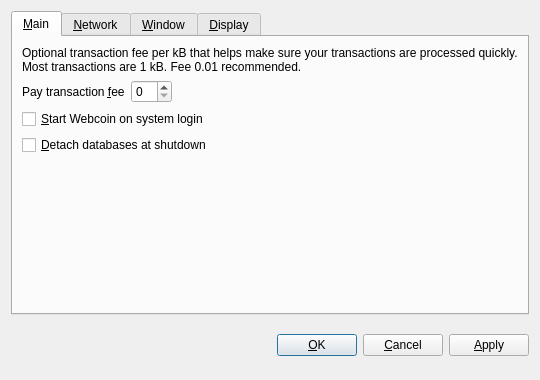
<?xml version="1.0" encoding="UTF-8"?>
<ui version="4.0">
 <class>OptionsDialog</class>
 <widget class="QDialog" name="OptionsDialog">
  <property name="geometry">
   <rect>
    <x>0</x>
    <y>0</y>
    <width>540</width>
    <height>380</height>
   </rect>
  </property>
  <property name="windowTitle">
   <string>Options</string>
  </property>
  <property name="modal">
   <bool>true</bool>
  </property>
  <layout class="QVBoxLayout" name="verticalLayout">
   <item>
    <widget class="QTabWidget" name="tabWidget">
     <property name="tabPosition">
      <enum>QTabWidget::North</enum>
     </property>
     <property name="currentIndex">
      <number>0</number>
     </property>
     <widget class="QWidget" name="tabMain">
      <attribute name="title">
       <string>&amp;Main</string>
      </attribute>
      <layout class="QVBoxLayout" name="verticalLayout_Main">
       <item>
        <widget class="QLabel" name="transactionFeeInfoLabel">
         <property name="text">
          <string>Optional transaction fee per kB that helps make sure your transactions are processed quickly. Most transactions are 1 kB. Fee 0.01 recommended.</string>
         </property>
         <property name="textFormat">
          <enum>Qt::PlainText</enum>
         </property>
         <property name="wordWrap">
          <bool>true</bool>
         </property>
        </widget>
       </item>
       <item>
        <layout class="QHBoxLayout" name="horizontalLayout_Main">
         <item>
          <widget class="QLabel" name="transactionFeeLabel">
           <property name="text">
            <string>Pay transaction &amp;fee</string>
           </property>
           <property name="textFormat">
            <enum>Qt::PlainText</enum>
           </property>
           <property name="buddy">
            <cstring>transactionFee</cstring>
           </property>
          </widget>
         </item>
         <item>
          <widget class="BitcoinAmountField" name="transactionFee"/>
         </item>
         <item>
          <spacer name="horizontalSpacer_Main">
           <property name="orientation">
            <enum>Qt::Horizontal</enum>
           </property>
           <property name="sizeHint" stdset="0">
            <size>
             <width>40</width>
             <height>20</height>
            </size>
           </property>
          </spacer>
         </item>
        </layout>
       </item>
       <item>
        <widget class="QCheckBox" name="bitcoinAtStartup">
         <property name="toolTip">
          <string>Automatically start Webcoin after logging in to the system.</string>
         </property>
         <property name="text">
          <string>&amp;Start Webcoin on system login</string>
         </property>
        </widget>
       </item>
       <item>
        <widget class="QCheckBox" name="detachDatabases">
         <property name="toolTip">
          <string>Detach block and address databases at shutdown. This means they can be moved to another data directory, but it slows down shutdown. The wallet is always detached.</string>
         </property>
         <property name="text">
          <string>&amp;Detach databases at shutdown</string>
         </property>
        </widget>
       </item>
       <item>
        <spacer name="verticalSpacer_Main">
         <property name="orientation">
          <enum>Qt::Vertical</enum>
         </property>
         <property name="sizeHint" stdset="0">
          <size>
           <width>20</width>
           <height>40</height>
          </size>
         </property>
        </spacer>
       </item>
      </layout>
     </widget>
     <widget class="QWidget" name="tabNetwork">
      <attribute name="title">
       <string>&amp;Network</string>
      </attribute>
      <layout class="QVBoxLayout" name="verticalLayout_Network">
       <item>
        <widget class="QCheckBox" name="mapPortUpnp">
         <property name="toolTip">
          <string>Automatically open the Webcoin client port on the router. This only works when your router supports UPnP and it is enabled.</string>
         </property>
         <property name="text">
          <string>Map port using &amp;UPnP</string>
         </property>
        </widget>
       </item>
       <item>
        <widget class="QCheckBox" name="connectSocks">
         <property name="toolTip">
          <string>Connect to the Webcoin network through a SOCKS proxy (e.g. when connecting through Tor).</string>
         </property>
         <property name="text">
          <string>&amp;Connect through SOCKS proxy:</string>
         </property>
        </widget>
       </item>
       <item>
        <layout class="QHBoxLayout" name="horizontalLayout_Network">
         <item>
          <widget class="QLabel" name="proxyIpLabel">
           <property name="text">
            <string>Proxy &amp;IP:</string>
           </property>
           <property name="textFormat">
            <enum>Qt::PlainText</enum>
           </property>
           <property name="buddy">
            <cstring>proxyIp</cstring>
           </property>
          </widget>
         </item>
         <item>
          <widget class="QValidatedLineEdit" name="proxyIp">
           <property name="maximumSize">
            <size>
             <width>140</width>
             <height>16777215</height>
            </size>
           </property>
           <property name="toolTip">
            <string>IP address of the proxy (e.g. 127.0.0.1)</string>
           </property>
          </widget>
         </item>
         <item>
          <widget class="QLabel" name="proxyPortLabel">
           <property name="text">
            <string>&amp;Port:</string>
           </property>
           <property name="textFormat">
            <enum>Qt::PlainText</enum>
           </property>
           <property name="buddy">
            <cstring>proxyPort</cstring>
           </property>
          </widget>
         </item>
         <item>
          <widget class="QLineEdit" name="proxyPort">
           <property name="maximumSize">
            <size>
             <width>55</width>
             <height>16777215</height>
            </size>
           </property>
           <property name="toolTip">
            <string>Port of the proxy (e.g. 9050)</string>
           </property>
          </widget>
         </item>
         <item>
          <widget class="QLabel" name="socksVersionLabel">
           <property name="text">
            <string>SOCKS &amp;Version:</string>
           </property>
           <property name="textFormat">
            <enum>Qt::PlainText</enum>
           </property>
           <property name="buddy">
            <cstring>socksVersion</cstring>
           </property>
          </widget>
         </item>
         <item>
          <widget class="QValueComboBox" name="socksVersion">
           <property name="toolTip">
            <string>SOCKS version of the proxy (e.g. 5)</string>
           </property>
          </widget>
         </item>
         <item>
          <spacer name="horizontalSpacer_Network">
           <property name="orientation">
            <enum>Qt::Horizontal</enum>
           </property>
           <property name="sizeHint" stdset="0">
            <size>
             <width>40</width>
             <height>20</height>
            </size>
           </property>
          </spacer>
         </item>
        </layout>
       </item>
       <item>
        <spacer name="verticalSpacer_Network">
         <property name="orientation">
          <enum>Qt::Vertical</enum>
         </property>
         <property name="sizeHint" stdset="0">
          <size>
           <width>20</width>
           <height>40</height>
          </size>
         </property>
        </spacer>
       </item>
      </layout>
     </widget>
     <widget class="QWidget" name="tabWindow">
      <attribute name="title">
       <string>&amp;Window</string>
      </attribute>
      <layout class="QVBoxLayout" name="verticalLayout_Window">
       <item>
        <widget class="QCheckBox" name="minimizeToTray">
         <property name="toolTip">
          <string>Show only a tray icon after minimizing the window.</string>
         </property>
         <property name="text">
          <string>&amp;Minimize to the tray instead of the taskbar</string>
         </property>
        </widget>
       </item>
       <item>
        <widget class="QCheckBox" name="minimizeOnClose">
         <property name="toolTip">
          <string>Minimize instead of exit the application when the window is closed. When this option is enabled, the application will be closed only after selecting Quit in the menu.</string>
         </property>
         <property name="text">
          <string>M&amp;inimize on close</string>
         </property>
        </widget>
       </item>
       <item>
        <spacer name="verticalSpacer_Window">
         <property name="orientation">
          <enum>Qt::Vertical</enum>
         </property>
         <property name="sizeHint" stdset="0">
          <size>
           <width>20</width>
           <height>40</height>
          </size>
         </property>
        </spacer>
       </item>
      </layout>
     </widget>
     <widget class="QWidget" name="tabDisplay">
      <attribute name="title">
       <string>&amp;Display</string>
      </attribute>
      <layout class="QVBoxLayout" name="verticalLayout_Display">
       <item>
        <layout class="QHBoxLayout" name="horizontalLayout_1_Display">
         <item>
          <widget class="QLabel" name="langLabel">
           <property name="text">
            <string>User Interface &amp;language:</string>
           </property>
           <property name="textFormat">
            <enum>Qt::PlainText</enum>
           </property>
           <property name="buddy">
            <cstring>lang</cstring>
           </property>
          </widget>
         </item>
         <item>
          <widget class="QValueComboBox" name="lang">
           <property name="toolTip">
            <string>The user interface language can be set here. This setting will take effect after restarting Webcoin.</string>
           </property>
          </widget>
         </item>
        </layout>
       </item>
       <item>
        <layout class="QHBoxLayout" name="horizontalLayout_2_Display">
         <item>
          <widget class="QLabel" name="unitLabel">
           <property name="text">
            <string>&amp;Unit to show amounts in:</string>
           </property>
           <property name="textFormat">
            <enum>Qt::PlainText</enum>
           </property>
           <property name="buddy">
            <cstring>unit</cstring>
           </property>
          </widget>
         </item>
         <item>
          <widget class="QValueComboBox" name="unit">
           <property name="toolTip">
            <string>Choose the default subdivision unit to show in the interface and when sending coins.</string>
           </property>
          </widget>
         </item>
        </layout>
       </item>
       <item>
        <widget class="QCheckBox" name="displayAddresses">
         <property name="toolTip">
          <string>Whether to show Webcoin addresses in the transaction list or not.</string>
         </property>
         <property name="text">
          <string>&amp;Display addresses in transaction list</string>
         </property>
        </widget>
       </item>
       <item>
        <spacer name="verticalSpacer_Display">
         <property name="orientation">
          <enum>Qt::Vertical</enum>
         </property>
         <property name="sizeHint" stdset="0">
          <size>
           <width>20</width>
           <height>40</height>
          </size>
         </property>
        </spacer>
       </item>
      </layout>
     </widget>
    </widget>
   </item>
   <item>
    <layout class="QHBoxLayout" name="horizontalLayout_Buttons">
     <item>
      <spacer name="horizontalSpacer_1">
       <property name="orientation">
        <enum>Qt::Horizontal</enum>
       </property>
       <property name="sizeHint" stdset="0">
        <size>
         <width>40</width>
         <height>48</height>
        </size>
       </property>
      </spacer>
     </item>
     <item>
      <widget class="QLabel" name="statusLabel">
       <property name="font">
        <font>
         <weight>75</weight>
         <bold>true</bold>
        </font>
       </property>
       <property name="text">
        <string/>
       </property>
       <property name="textFormat">
        <enum>Qt::PlainText</enum>
       </property>
       <property name="wordWrap">
        <bool>true</bool>
       </property>
      </widget>
     </item>
     <item>
      <spacer name="horizontalSpacer_2">
       <property name="orientation">
        <enum>Qt::Horizontal</enum>
       </property>
       <property name="sizeHint" stdset="0">
        <size>
         <width>40</width>
         <height>48</height>
        </size>
       </property>
      </spacer>
     </item>
     <item>
      <widget class="QPushButton" name="okButton">
       <property name="text">
        <string>&amp;OK</string>
       </property>
      </widget>
     </item>
     <item>
      <widget class="QPushButton" name="cancelButton">
       <property name="text">
        <string>&amp;Cancel</string>
       </property>
       <property name="autoDefault">
        <bool>false</bool>
       </property>
      </widget>
     </item>
     <item>
      <widget class="QPushButton" name="applyButton">
       <property name="text">
        <string>&amp;Apply</string>
       </property>
       <property name="autoDefault">
        <bool>false</bool>
       </property>
      </widget>
     </item>
    </layout>
   </item>
  </layout>
 </widget>
 <customwidgets>
  <customwidget>
   <class>BitcoinAmountField</class>
   <extends>QSpinBox</extends>
   <header>bitcoinamountfield.h</header>
  </customwidget>
  <customwidget>
   <class>QValueComboBox</class>
   <extends>QComboBox</extends>
   <header>qvaluecombobox.h</header>
  </customwidget>
  <customwidget>
   <class>QValidatedLineEdit</class>
   <extends>QLineEdit</extends>
   <header>qvalidatedlineedit.h</header>
  </customwidget>
 </customwidgets>
 <resources/>
 <connections/>
</ui>
